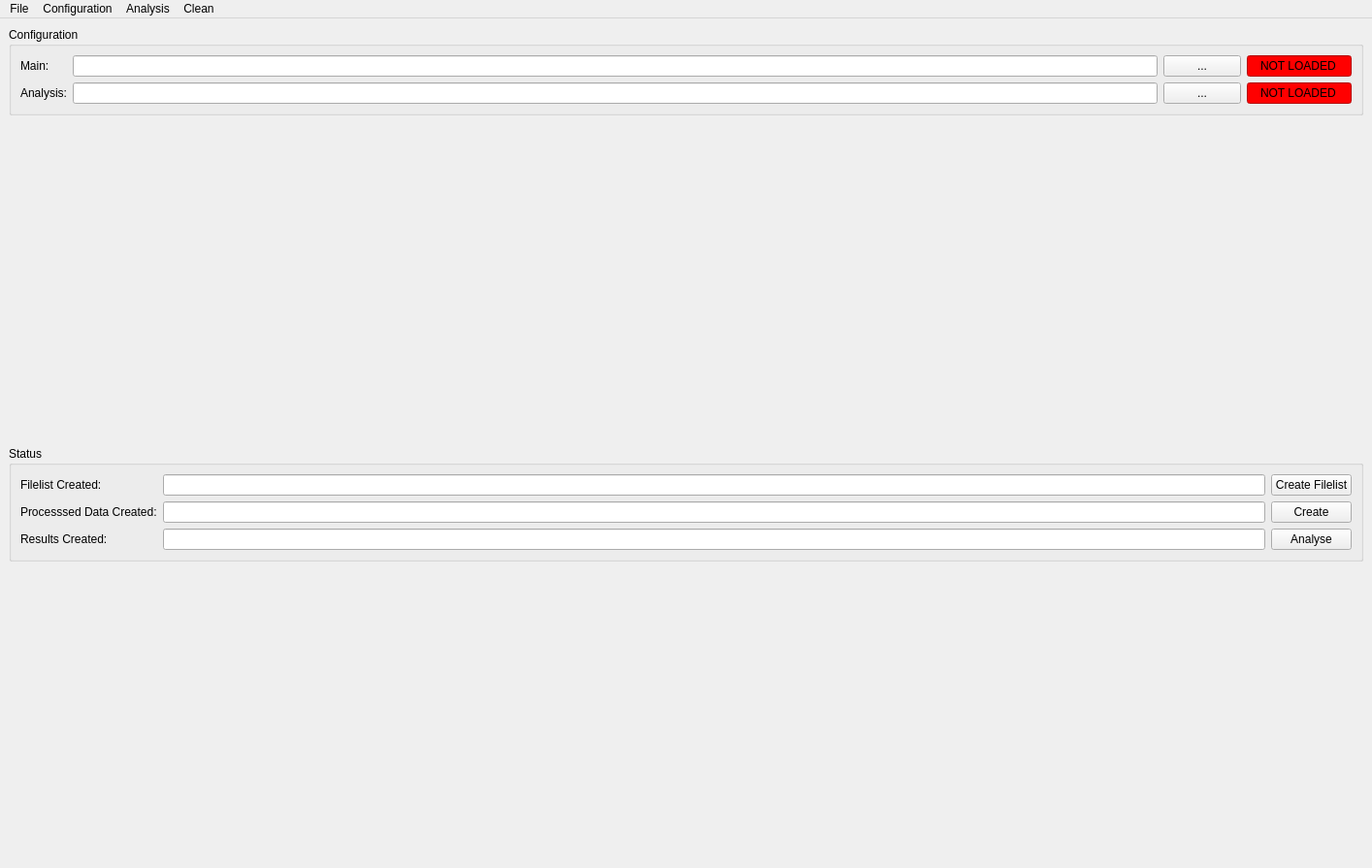
<?xml version="1.0" encoding="UTF-8"?>
<ui version="4.0">
 <class>MainWindow</class>
 <widget class="QMainWindow" name="MainWindow">
  <property name="enabled">
   <bool>true</bool>
  </property>
  <property name="geometry">
   <rect>
    <x>0</x>
    <y>0</y>
    <width>1414</width>
    <height>895</height>
   </rect>
  </property>
  <property name="sizePolicy">
   <sizepolicy hsizetype="Expanding" vsizetype="Preferred">
    <horstretch>0</horstretch>
    <verstretch>0</verstretch>
   </sizepolicy>
  </property>
  <property name="windowTitle">
   <string>UVLIF</string>
  </property>
  <widget class="QWidget" name="centralwidget">
   <property name="sizePolicy">
    <sizepolicy hsizetype="Expanding" vsizetype="Expanding">
     <horstretch>0</horstretch>
     <verstretch>1</verstretch>
    </sizepolicy>
   </property>
   <layout class="QVBoxLayout" name="verticalLayout">
    <item alignment="Qt::AlignTop">
     <widget class="QGroupBox" name="groupBox">
      <property name="title">
       <string>Configuration</string>
      </property>
      <property name="alignment">
       <set>Qt::AlignLeading|Qt::AlignLeft|Qt::AlignTop</set>
      </property>
      <layout class="QGridLayout" name="gridLayout">
       <item row="0" column="0">
        <widget class="QLabel" name="labelMain">
         <property name="text">
          <string>Main:</string>
         </property>
        </widget>
       </item>
       <item row="0" column="1">
        <widget class="QLineEdit" name="mainLineEdit"/>
       </item>
       <item row="0" column="2">
        <widget class="QPushButton" name="configurationPushButton">
         <property name="text">
          <string>...</string>
         </property>
        </widget>
       </item>
       <item row="0" column="3">
        <widget class="QLineEdit" name="lineEditMainStatus">
         <property name="sizePolicy">
          <sizepolicy hsizetype="Minimum" vsizetype="Fixed">
           <horstretch>0</horstretch>
           <verstretch>0</verstretch>
          </sizepolicy>
         </property>
         <property name="styleSheet">
          <string notr="true">QLineEdit{background-color:red}</string>
         </property>
         <property name="text">
          <string>NOT LOADED</string>
         </property>
         <property name="alignment">
          <set>Qt::AlignCenter</set>
         </property>
         <property name="readOnly">
          <bool>true</bool>
         </property>
        </widget>
       </item>
       <item row="1" column="0">
        <widget class="QLabel" name="labelAnalysis">
         <property name="text">
          <string>Analysis:</string>
         </property>
        </widget>
       </item>
       <item row="1" column="1">
        <widget class="QLineEdit" name="analysisLineEdit"/>
       </item>
       <item row="1" column="2">
        <widget class="QPushButton" name="analysisPushButton">
         <property name="text">
          <string>...</string>
         </property>
        </widget>
       </item>
       <item row="1" column="3">
        <widget class="QLineEdit" name="lineEditAnalysisStatus">
         <property name="sizePolicy">
          <sizepolicy hsizetype="Minimum" vsizetype="Fixed">
           <horstretch>0</horstretch>
           <verstretch>0</verstretch>
          </sizepolicy>
         </property>
         <property name="styleSheet">
          <string notr="true">QLineEdit{background-color:red}</string>
         </property>
         <property name="text">
          <string>NOT LOADED</string>
         </property>
         <property name="alignment">
          <set>Qt::AlignCenter</set>
         </property>
         <property name="readOnly">
          <bool>true</bool>
         </property>
        </widget>
       </item>
      </layout>
     </widget>
    </item>
    <item alignment="Qt::AlignTop">
     <widget class="QGroupBox" name="groupBox_2">
      <property name="title">
       <string>Status</string>
      </property>
      <layout class="QGridLayout" name="gridLayout_2">
       <item row="1" column="1">
        <widget class="QLineEdit" name="dataStatus">
         <property name="alignment">
          <set>Qt::AlignCenter</set>
         </property>
         <property name="readOnly">
          <bool>true</bool>
         </property>
        </widget>
       </item>
       <item row="2" column="2">
        <widget class="QPushButton" name="analyseButton">
         <property name="text">
          <string>Analyse</string>
         </property>
        </widget>
       </item>
       <item row="1" column="2">
        <widget class="QPushButton" name="createButton">
         <property name="text">
          <string>Create</string>
         </property>
        </widget>
       </item>
       <item row="2" column="0">
        <widget class="QLabel" name="label_2">
         <property name="text">
          <string>Results Created:</string>
         </property>
        </widget>
       </item>
       <item row="2" column="1">
        <widget class="QLineEdit" name="resultsStatus">
         <property name="alignment">
          <set>Qt::AlignCenter</set>
         </property>
         <property name="readOnly">
          <bool>true</bool>
         </property>
        </widget>
       </item>
       <item row="1" column="0">
        <widget class="QLabel" name="label">
         <property name="text">
          <string>Processsed Data Created:</string>
         </property>
        </widget>
       </item>
       <item row="0" column="0">
        <widget class="QLabel" name="filelistLabel">
         <property name="text">
          <string>Filelist Created: </string>
         </property>
        </widget>
       </item>
       <item row="0" column="1">
        <widget class="QLineEdit" name="fileStatus">
         <property name="alignment">
          <set>Qt::AlignCenter</set>
         </property>
         <property name="readOnly">
          <bool>true</bool>
         </property>
        </widget>
       </item>
       <item row="0" column="2">
        <widget class="QPushButton" name="fileButton">
         <property name="text">
          <string>Create Filelist</string>
         </property>
        </widget>
       </item>
      </layout>
     </widget>
    </item>
   </layout>
  </widget>
  <widget class="QMenuBar" name="menubar">
   <property name="geometry">
    <rect>
     <x>0</x>
     <y>0</y>
     <width>1414</width>
     <height>39</height>
    </rect>
   </property>
   <widget class="QMenu" name="menuFile">
    <property name="title">
     <string>File</string>
    </property>
    <addaction name="actionExit"/>
   </widget>
   <widget class="QMenu" name="menuConfiguration">
    <property name="title">
     <string>Configuration</string>
    </property>
    <addaction name="actionNewConfiguration"/>
    <addaction name="actionEditConfiguration"/>
   </widget>
   <widget class="QMenu" name="menuAnalysis">
    <property name="title">
     <string>Analysis</string>
    </property>
    <addaction name="actionNewAnalysis"/>
   </widget>
   <widget class="QMenu" name="menuClean">
    <property name="title">
     <string>Clean</string>
    </property>
    <addaction name="actionCleanAll"/>
    <addaction name="actionCleanFilelist"/>
    <addaction name="actionCleanProcessedData"/>
    <addaction name="actionCleanResults"/>
   </widget>
   <addaction name="menuFile"/>
   <addaction name="menuConfiguration"/>
   <addaction name="menuAnalysis"/>
   <addaction name="menuClean"/>
  </widget>
  <action name="actionExit">
   <property name="text">
    <string>Exit</string>
   </property>
  </action>
  <action name="actionNewConfiguration">
   <property name="text">
    <string>New Configuration</string>
   </property>
  </action>
  <action name="actionNewAnalysis">
   <property name="text">
    <string>New Analysis</string>
   </property>
  </action>
  <action name="actionCleanAll">
   <property name="text">
    <string>Clean All</string>
   </property>
  </action>
  <action name="actionCleanResults">
   <property name="text">
    <string>Clean Results</string>
   </property>
  </action>
  <action name="actionCleanProcessedData">
   <property name="text">
    <string>Clean Data</string>
   </property>
  </action>
  <action name="actionCleanFilelist">
   <property name="text">
    <string>Clean Filelist</string>
   </property>
  </action>
  <action name="actionEditConfiguration">
   <property name="text">
    <string>Edit Configuration</string>
   </property>
  </action>
 </widget>
 <resources/>
 <connections/>
</ui>
